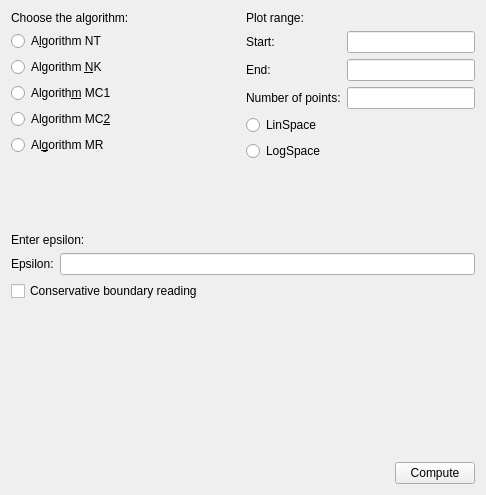
<?xml version="1.0" encoding="UTF-8"?>
<ui version="4.0">
 <class>LoopShapingForm</class>
 <widget class="QWidget" name="LoopShapingForm">
  <property name="geometry">
   <rect>
    <x>0</x>
    <y>0</y>
    <width>486</width>
    <height>495</height>
   </rect>
  </property>
  <layout class="QVBoxLayout" name="formLayout">
   <item>
    <layout class="QHBoxLayout" name="topLayout">
     <item>
      <layout class="QVBoxLayout" name="algorithmLayout">
       <item>
        <widget class="QLabel" name="label">
         <property name="text">
          <string>Choose the algorithm:</string>
         </property>
        </widget>
       </item>
       <item>
        <layout class="QVBoxLayout" name="verticalLayout">
         <item>
          <widget class="QRadioButton" name="ntRadio">
           <property name="text">
            <string>A&amp;lgorithm NT</string>
           </property>
          </widget>
         </item>
         <item>
          <widget class="QRadioButton" name="nkRadio">
           <property name="text">
            <string>Algorithm &amp;NK</string>
           </property>
          </widget>
         </item>
         <item>
          <widget class="QRadioButton" name="mc1Radio">
           <property name="text">
            <string>Algorith&amp;m MC1</string>
           </property>
          </widget>
         </item>
         <item>
          <widget class="QRadioButton" name="mc2Radio">
           <property name="text">
            <string>Algorithm MC&amp;2</string>
           </property>
          </widget>
         </item>
         <item>
          <widget class="QRadioButton" name="mrRadio">
           <property name="text">
            <string>Al&amp;gorithm MR</string>
           </property>
          </widget>
         </item>
        </layout>
       </item>
       <item>
        <widget class="QStackedWidget" name="algorithmStack">
         <property name="currentIndex">
          <number>0</number>
         </property>
         <widget class="QWidget" name="emptyPage"/>
         <widget class="QWidget" name="page_nand">
          <layout class="QVBoxLayout" name="initialisationLayout">
           <property name="leftMargin">
            <number>0</number>
           </property>
           <property name="topMargin">
            <number>0</number>
           </property>
           <property name="rightMargin">
            <number>0</number>
           </property>
           <property name="bottomMargin">
            <number>0</number>
           </property>
           <item>
            <widget class="QLabel" name="initialisation">
             <property name="text">
              <string>Initialisation type:</string>
             </property>
            </widget>
           </item>
           <item>
            <layout class="QVBoxLayout" name="verticalLayout_5">
             <item>
              <widget class="QRadioButton" name="centro">
               <property name="text">
                <string>Cen&amp;tre</string>
               </property>
               <property name="checked">
                <bool>true</bool>
               </property>
              </widget>
             </item>
             <item>
              <widget class="QRadioButton" name="upperInit">
               <property name="text">
                <string>Upper bo&amp;x</string>
               </property>
              </widget>
             </item>
            </layout>
           </item>
          </layout>
         </widget>
        </widget>
       </item>
      </layout>
     </item>
     <item>
      <layout class="QVBoxLayout" name="rangeLayout">
       <item>
        <widget class="QLabel" name="label_4">
         <property name="text">
          <string>Plot range:</string>
         </property>
        </widget>
       </item>
       <item>
        <layout class="QFormLayout" name="verticalLayout_3">
         <item row="0" column="0">
          <widget class="QLabel" name="label_5">
           <property name="text">
            <string>Start:</string>
           </property>
          </widget>
         </item>
         <item row="0" column="1">
          <widget class="QLineEdit" name="startEdit"/>
         </item>
         <item row="1" column="0">
          <widget class="QLabel" name="label_6">
           <property name="text">
            <string>End:</string>
           </property>
          </widget>
         </item>
         <item row="1" column="1">
          <widget class="QLineEdit" name="endEdit"/>
         </item>
         <item row="2" column="0">
          <widget class="QLabel" name="label_7">
           <property name="text">
            <string>Number of points:</string>
           </property>
          </widget>
         </item>
         <item row="2" column="1">
          <widget class="QLineEdit" name="pointCountEdit"/>
         </item>
        </layout>
       </item>
       <item>
        <layout class="QVBoxLayout" name="verticalLayout_4">
         <item>
          <widget class="QRadioButton" name="linspaceRadio">
           <property name="text">
            <string>LinSpace</string>
           </property>
          </widget>
         </item>
         <item>
          <widget class="QRadioButton" name="logspaceRadio">
           <property name="text">
            <string>LogSpace</string>
           </property>
          </widget>
         </item>
        </layout>
       </item>
       <item>
        <spacer name="rangeSpacer">
         <property name="orientation">
          <enum>Qt::Vertical</enum>
         </property>
         <property name="sizeHint" stdset="0">
          <size>
           <width>20</width>
           <height>20</height>
          </size>
         </property>
        </spacer>
       </item>
      </layout>
     </item>
    </layout>
   </item>
   <item>
    <widget class="QLabel" name="label_2">
     <property name="text">
      <string>Enter epsilon:</string>
     </property>
    </widget>
   </item>
   <item>
    <layout class="QHBoxLayout" name="horizontalLayout">
     <item>
      <widget class="QLabel" name="epsilonLabel">
       <property name="text">
        <string>Epsilon:</string>
       </property>
      </widget>
     </item>
     <item>
      <widget class="QLineEdit" name="epsilonEdit"/>
     </item>
    </layout>
   </item>
   <item>
    <widget class="QCheckBox" name="conservativeColumnsCheck">
     <property name="toolTip">
      <string>Judge every point and box by both boundary columns around its phase instead of the nearest one. Removes the small permissive error of the phase grid; the searches without a best-gain bound become much slower.</string>
     </property>
     <property name="text">
      <string>Conservative boundary reading</string>
     </property>
    </widget>
   </item>
   <item>
    <spacer name="bottomSpacer">
     <property name="orientation">
      <enum>Qt::Vertical</enum>
     </property>
     <property name="sizeHint" stdset="0">
      <size>
       <width>20</width>
       <height>20</height>
      </size>
     </property>
    </spacer>
   </item>
   <item>
    <layout class="QHBoxLayout" name="verticalLayout_2">
     <item>
      <spacer name="buttonsSpacer">
       <property name="orientation">
        <enum>Qt::Horizontal</enum>
       </property>
       <property name="sizeHint" stdset="0">
        <size>
         <width>40</width>
         <height>20</height>
        </size>
       </property>
      </spacer>
     </item>
     <item>
      <widget class="QPushButton" name="okButton">
       <property name="text">
        <string>Compute</string>
       </property>
      </widget>
     </item>
    </layout>
   </item>
  </layout>
 </widget>
 <resources/>
</ui>
